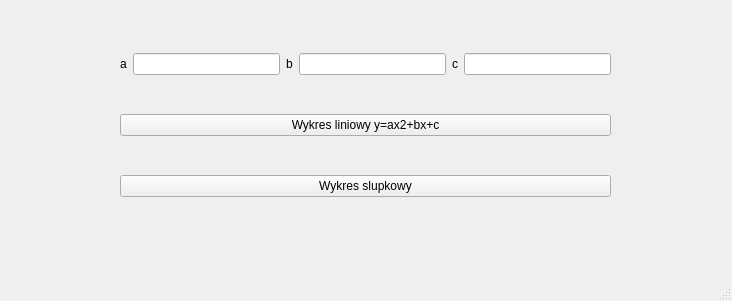
<?xml version="1.0" encoding="UTF-8"?>
<ui version="4.0">
 <class>MainWindow</class>
 <widget class="QMainWindow" name="MainWindow">
  <property name="geometry">
   <rect>
    <x>0</x>
    <y>0</y>
    <width>732</width>
    <height>301</height>
   </rect>
  </property>
  <property name="windowTitle">
   <string>MainWindow</string>
  </property>
  <widget class="QWidget" name="centralwidget">
   <widget class="QWidget" name="verticalLayoutWidget">
    <property name="geometry">
     <rect>
      <x>120</x>
      <y>20</y>
      <width>491</width>
      <height>211</height>
     </rect>
    </property>
    <layout class="QVBoxLayout" name="verticalLayout">
     <item>
      <layout class="QHBoxLayout" name="horizontalLayout_2">
       <item>
        <widget class="QLabel" name="lable_a">
         <property name="text">
          <string>a</string>
         </property>
        </widget>
       </item>
       <item>
        <widget class="QLineEdit" name="a"/>
       </item>
       <item>
        <widget class="QLabel" name="label_b">
         <property name="text">
          <string>b</string>
         </property>
        </widget>
       </item>
       <item>
        <widget class="QLineEdit" name="b"/>
       </item>
       <item>
        <widget class="QLabel" name="label_c">
         <property name="text">
          <string>c</string>
         </property>
        </widget>
       </item>
       <item>
        <widget class="QLineEdit" name="c"/>
       </item>
      </layout>
     </item>
     <item>
      <layout class="QHBoxLayout" name="horizontalLayout">
       <item>
        <widget class="QPushButton" name="liniowy">
         <property name="text">
          <string>Wykres liniowy y=ax2+bx+c</string>
         </property>
        </widget>
       </item>
      </layout>
     </item>
     <item>
      <layout class="QHBoxLayout" name="horizontalLayout_3">
       <item>
        <widget class="QPushButton" name="slupkowy">
         <property name="text">
          <string>Wykres slupkowy</string>
         </property>
        </widget>
       </item>
      </layout>
     </item>
    </layout>
   </widget>
  </widget>
  <widget class="QMenuBar" name="menubar">
   <property name="geometry">
    <rect>
     <x>0</x>
     <y>0</y>
     <width>732</width>
     <height>21</height>
    </rect>
   </property>
  </widget>
  <widget class="QStatusBar" name="statusbar"/>
 </widget>
 <resources/>
 <connections/>
</ui>
